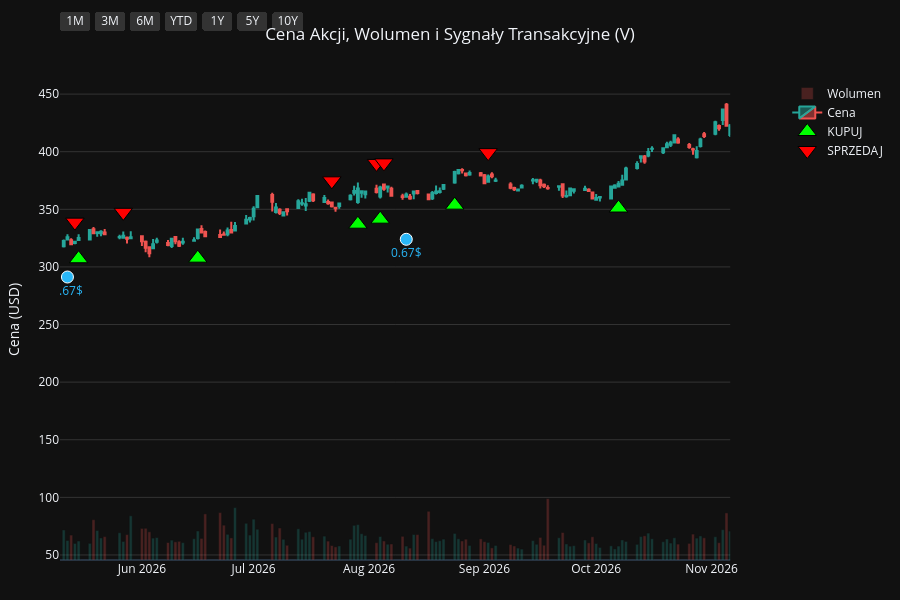
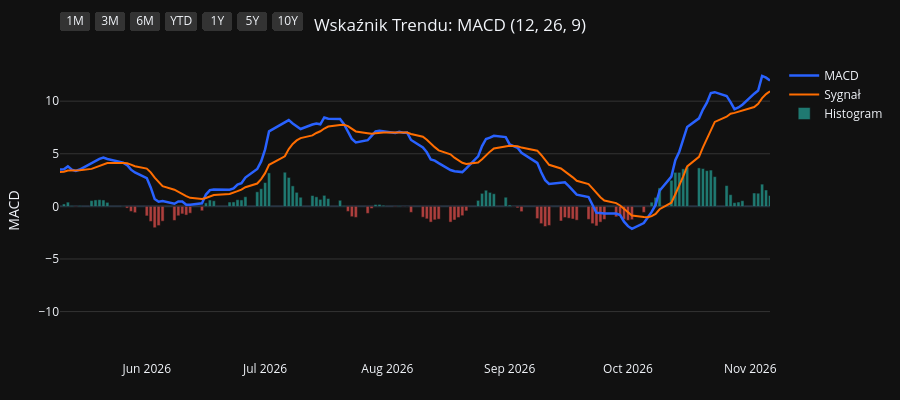
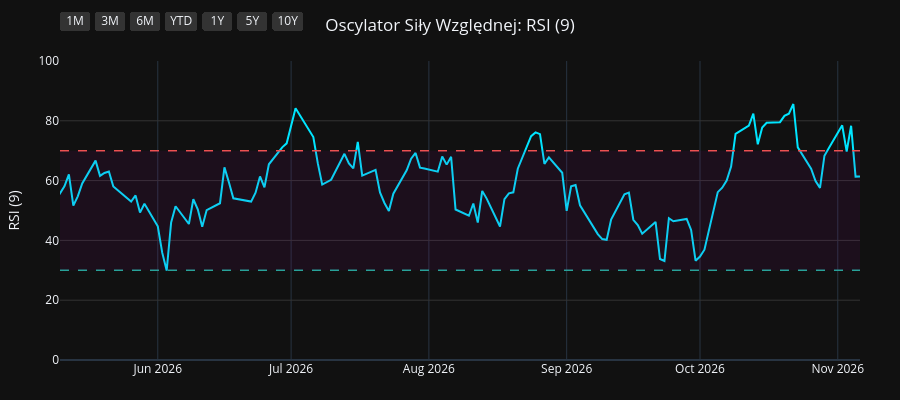
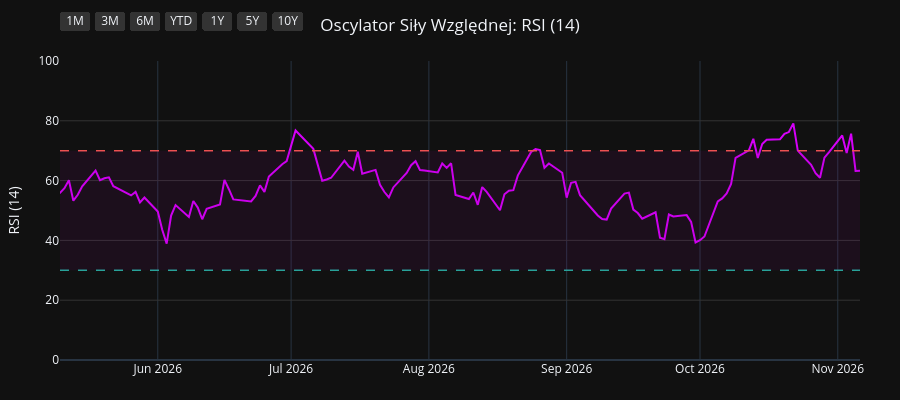

Notebook source saved alongside these figures, in order:
### Code cell
import os
import yfinance as yf
import pandas as pd
import pandas_ta as ta
import plotly.graph_objects as go
from plotly.subplots import make_subplots

# 1. Pobranie i przygotowanie danych
symbol = os.environ.get("STOCK_TICKER", "").strip().upper()
if not symbol:
    raise RuntimeError("Set STOCK_TICKER before running price_extractor.ipynb")
df = yf.Ticker(symbol).history(period="10y")
df.index = df.index.tz_localize(None)

# Wskaźniki i sygnały
df.ta.macd(fast=12, slow=26, signal=9, append=True)
df.ta.rsi(length=9, append=True)
df.ta.rsi(length=14, append=True)
df.ta.rsi(length=21, append=True)
df.dropna(inplace=True)

macd = df['MACD_12_26_9']
signal = df['MACDs_12_26_9']
wczorajszy_macd = macd.shift(1)
wczorajszy_signal = signal.shift(1)

df['Decyzja'] = 'BRAK'
df.loc[(macd > signal) & (wczorajszy_macd <= wczorajszy_signal), 'Decyzja'] = 'KUPUJ'
df.loc[(macd < signal) & (wczorajszy_macd >= wczorajszy_signal), 'Decyzja'] = 'SPRZEDAJ'

df_kupuj = df[df['Decyzja'] == 'KUPUJ']
df_sprzedaj = df[df['Decyzja'] == 'SPRZEDAJ']
df_dywidendy = df[df['Dividends'] > 0]
df_splity = df[df['Stock Splits'] > 0]

# Wspólna konfiguracja osi X
konfiguracja_osi_x = dict(
    type="date",
    showspikes=True, spikemode="across", spikesnap="cursor", spikedash="dot", spikecolor="#ffffff", spikethickness=1, hoverformat="%Y-%m-%d",
    rangeselector=dict(
        buttons=list([
            dict(count=1, label="1M", step="month", stepmode="backward"),
            dict(count=3, label="3M", step="month", stepmode="backward"),
            dict(count=6, label="6M", step="month", stepmode="backward"),
            dict(count=1, label="YTD", step="year", stepmode="todate"),
            dict(count=1, label="1Y", step="year", stepmode="backward"),
            dict(count=5, label="5Y", step="year", stepmode="backward"),
            dict(step="all", label="10Y")
        ]),
        bgcolor="#333333", activecolor="#2962ff", x=0, y=1.1
    )
)

# ==========================================
# WYKRES 1: CENA + WOLUMEN + SYGNAŁY
# ==========================================
fig1 = make_subplots(specs=[[{"secondary_y": True}]])

kolory_wolumenu = ['#26a69a' if row['Close'] >= row['Open'] else '#ef5350' for index, row in df.iterrows()]
fig1.add_trace(go.Bar(x=df.index, y=df['Volume'], marker_color=kolory_wolumenu, opacity=0.25, name='Wolumen'), secondary_y=True)
fig1.add_trace(go.Candlestick(x=df.index, open=df['Open'], high=df['High'], low=df['Low'], close=df['Close'], name='Cena', increasing_line_color='#26a69a', decreasing_line_color='#ef5350'), secondary_y=False)
fig1.add_trace(go.Scatter(x=df_kupuj.index, y=df_kupuj['Low'] * 0.95, customdata=df_kupuj[['Low', 'High']], mode='markers', marker=dict(symbol='triangle-up', size=16, color='#00ff00', line=dict(width=1, color='black')), name='KUPUJ', hovertemplate='KUPUJ<br>Najniższa: %{customdata[0]:.2f}<br>Najwyższa: %{customdata[1]:.2f}<extra></extra>'), secondary_y=False)
fig1.add_trace(go.Scatter(x=df_sprzedaj.index, y=df_sprzedaj['High'] * 1.05, customdata=df_sprzedaj[['Low', 'High']], mode='markers', marker=dict(symbol='triangle-down', size=16, color='#ff0000', line=dict(width=1, color='black')), name='SPRZEDAJ', hovertemplate='SPRZEDAJ<br>Najniższa: %{customdata[0]:.2f}<br>Najwyższa: %{customdata[1]:.2f}<extra></extra>'), secondary_y=False)

if not df_dywidendy.empty:
    fig1.add_trace(go.Scatter(x=df_dywidendy.index, y=df_dywidendy['Low'] * 0.90, mode='markers+text', marker=dict(symbol='circle', size=12, color='#29b6f6', line=dict(width=1, color='white')), text=df_dywidendy['Dividends'].apply(lambda x: f"{x}$"), textposition="bottom center", name='Dywidenda', showlegend=False, hovertemplate='Dywidenda: %{text}<extra></extra>', textfont=dict(color="#29b6f6")), secondary_y=False)
if not df_splity.empty:
                    fig1.add_trace(go.Scatter(x=df_splity.index, y=df_splity['High'], mode='markers+text', marker=dict(symbol='star', size=16, color='#ffee58', line=dict(width=1, color='black')), text=df_splity['Stock Splits'].apply(lambda x: f"{x:g}:1" if x >= 1 else f"1:{1 / x:g}"), textposition="top center", name='Split', hovertemplate='%{text}<extra></extra>', textfont=dict(color="#ffee58")), secondary_y=False)

fig1.update_layout(title=dict(text=f"Cena Akcji, Wolumen i Sygnały Transakcyjne ({symbol})", x=0.5, xanchor='center'), dragmode='pan', xaxis_rangeslider_visible=False, template='plotly_dark', height=600, hovermode='x unified', margin=dict(l=60, r=40, t=60, b=40))
fig1.update_xaxes(**konfiguracja_osi_x)
fig1.update_xaxes(range=[df.index.max() - pd.Timedelta(days=180), df.index.max()])
fig1.update_yaxes(title_text="Cena (USD)", secondary_y=False, gridcolor='#333333')
fig1.update_yaxes(range=[0, df['Volume'].max() * 4], showgrid=False, showticklabels=False, secondary_y=True)
fig1.show(config={'scrollZoom': True})

# ==========================================
# WYKRES 2: WSKAŹNIK MACD
# ==========================================
fig2 = go.Figure()
fig2.add_trace(go.Scatter(x=df.index, y=df['MACD_12_26_9'], line=dict(color='#2962ff', width=2.5), name='MACD'))
fig2.add_trace(go.Scatter(x=df.index, y=df['MACDs_12_26_9'], line=dict(color='#ff6d00', width=2), name='Sygnał'))
kolory_macd = ['#26a69a' if val >= 0 else '#ef5350' for val in df['MACDh_12_26_9']]
fig2.add_trace(go.Bar(x=df.index, y=df['MACDh_12_26_9'], marker_color=kolory_macd, name='Histogram', opacity=0.7))
fig2.update_layout(title=dict(text="Wskaźnik Trendu: MACD (12, 26, 9)", x=0.5, xanchor='center'), dragmode='pan', xaxis_rangeslider_visible=False, template='plotly_dark', height=400, hovermode='x unified', margin=dict(l=60, r=40, t=60, b=40))
fig2.update_xaxes(**konfiguracja_osi_x)
fig2.update_xaxes(range=[df.index.max() - pd.Timedelta(days=180), df.index.max()])
fig2.update_yaxes(title_text="MACD", gridcolor='#333333')
fig2.show(config={'scrollZoom': True})

# ==========================================
# WYKRES 3: OSCYLATOR RSI (9)
# ==========================================
fig3 = go.Figure()
fig3.add_trace(go.Scatter(x=df.index, y=df['RSI_9'], line=dict(color='#00e5ff', width=2), name='RSI (9)'))
fig3.add_hline(y=70, line_dash="dash", line_color="#ef5350", line_width=1.5)
fig3.add_hline(y=30, line_dash="dash", line_color="#26a69a", line_width=1.5)
fig3.add_hrect(y0=30, y1=70, line_width=0, fillcolor="purple", opacity=0.1)
fig3.update_layout(title=dict(text="Oscylator Siły Względnej: RSI (9)", x=0.5, xanchor='center'), dragmode='pan', xaxis_rangeslider_visible=False, template='plotly_dark', height=400, hovermode='x unified', margin=dict(l=60, r=40, t=60, b=40))
fig3.update_xaxes(**konfiguracja_osi_x)
fig3.update_xaxes(range=[df.index.max() - pd.Timedelta(days=180), df.index.max()])
fig3.update_yaxes(title_text="RSI (9)", range=[0, 100], gridcolor='#333333')
fig3.show(config={'scrollZoom': True})

# ==========================================
# WYKRES 4: OSCYLATOR RSI (14)
# ==========================================
fig4 = go.Figure()
fig4.add_trace(go.Scatter(x=df.index, y=df['RSI_14'], line=dict(color='#d500f9', width=2), name='RSI (14)'))
fig4.add_hline(y=70, line_dash="dash", line_color="#ef5350", line_width=1.5)
fig4.add_hline(y=30, line_dash="dash", line_color="#26a69a", line_width=1.5)
fig4.add_hrect(y0=30, y1=70, line_width=0, fillcolor="purple", opacity=0.1)
fig4.update_layout(title=dict(text="Oscylator Siły Względnej: RSI (14)", x=0.5, xanchor='center'), dragmode='pan', xaxis_rangeslider_visible=False, template='plotly_dark', height=400, hovermode='x unified', margin=dict(l=60, r=40, t=60, b=40))
fig4.update_xaxes(**konfiguracja_osi_x)
fig4.update_xaxes(range=[df.index.max() - pd.Timedelta(days=180), df.index.max()])
fig4.update_yaxes(title_text="RSI (14)", range=[0, 100], gridcolor='#333333')
fig4.show(config={'scrollZoom': True})

# ==========================================
# WYKRES 5: OSCYLATOR RSI (21)
# ==========================================
fig5 = go.Figure()
fig5.add_trace(go.Scatter(x=df.index, y=df['RSI_21'], line=dict(color='#64dd17', width=2), name='RSI (21)'))
fig5.add_hline(y=70, line_dash="dash", line_color="#ef5350", line_width=1.5)
fig5.add_hline(y=30, line_dash="dash", line_color="#26a69a", line_width=1.5)
fig5.add_hrect(y0=30, y1=70, line_width=0, fillcolor="purple", opacity=0.1)
fig5.update_layout(title=dict(text="Oscylator Siły Względnej: RSI (21)", x=0.5, xanchor='center'), dragmode='pan', xaxis_rangeslider_visible=False, template='plotly_dark', height=400, hovermode='x unified', margin=dict(l=60, r=40, t=60, b=40))
fig5.update_xaxes(**konfiguracja_osi_x)
fig5.update_xaxes(range=[df.index.max() - pd.Timedelta(days=180), df.index.max()])
fig5.update_yaxes(title_text="RSI (21)", range=[0, 100], gridcolor='#333333')
fig5.show(config={'scrollZoom': True})

### Figure 1 — Plotly figure (JSON) as saved in the notebook; plotly's stock layout.template omitted (floating-point values rounded to 4 significant figures; data arrays with more than 128 entries replaced by an {"elided": "..."} marker saying what was removed)
{"data": [{"marker": {"color": {"elided": "2478 str values"}}, "name": "Wolumen", "opacity": 0.25, "type": "bar", "x": {"elided": "2478 str values"}, "xaxis": "x", "y": {"elided": "2478 int values"}, "yaxis": "y2"}, {"close": {"elided": "2478 float values"}, "decreasing": {"line": {"color": "#ef5350"}}, "high": {"elided": "2478 float values"}, "increasing": {"line": {"color": "#26a69a"}}, "low": {"elided": "2478 float values"}, "name": "Cena", "open": {"elided": "2478 float values"}, "type": "candlestick", "x": {"elided": "2478 str values"}, "xaxis": "x", "yaxis": "y"}, {"customdata": {"elided": "107x2 float values"}, "hovertemplate": "KUPUJ<br>Najniższa: %{customdata[0]:.2f}<br>Najwyższa: %{customdata[1]:.2f}<extra></extra>", "marker": {"color": "#00ff00", "line": {"color": "black", "width": 1}, "size": 16, "symbol": "triangle-up"}, "mode": "markers", "name": "KUPUJ", "type": "scatter", "x": ["2017-02-03T00:00:00", "2017-03-01T00:00:00", "2017-04-19T00:00:00", "2017-05-15T00:00:00", "2017-05-23T00:00:00", "2017-07-12T00:00:00", "2017-08-16T00:00:00", "2017-09-11T00:00:00", "2017-10-06T00:00:00", "2017-10-25T00:00:00", "2017-11-28T00:00:00", "2017-12-12T00:00:00", "2017-12-27T00:00:00", "2018-02-23T00:00:00", "2018-03-09T00:00:00", "2018-04-11T00:00:00", "2018-06-06T00:00:00", "2018-06-18T00:00:00", "2018-07-10T00:00:00", "2018-08-24T00:00:00", "2018-09-13T00:00:00", "2018-11-01T00:00:00", "2018-11-28T00:00:00", "2019-01-02T00:00:00", "2019-02-01T00:00:00", "2019-03-12T00:00:00", "2019-04-03T00:00:00", "2019-04-29T00:00:00", "2019-05-17T00:00:00", "2019-06-06T00:00:00", "2019-07-02T00:00:00", "2019-08-20T00:00:00", "2019-08-29T00:00:00", "2019-10-07T00:00:00", "2019-10-09T00:00:00", "2019-10-25T00:00:00", "2019-12-13T00:00:00", "2020-02-14T00:00:00", "2020-03-26T00:00:00", "2020-06-05T00:00:00", "2020-07-20T00:00:00", "2020-08-10T00:00:00", "2020-10-05T00:00:00", "2020-11-05T00:00:00", "2020-12-29T00:00:00", "2021-02-04T00:00:00", "2021-04-06T00:00:00", "2021-06-04T00:00:00", "2021-06-21T00:00:00", "2021-07-02T00:00:00", "2021-09-23T00:00:00", "2021-11-16T00:00:00", "2021-12-06T00:00:00", "2022-01-28T00:00:00", "2022-03-16T00:00:00", "2022-05-20T00:00:00", "2022-06-27T00:00:00", "2022-08-16T00:00:00", "2022-09-12T00:00:00", "2022-10-05T00:00:00", "2022-11-10T00:00:00", "2022-11-30T00:00:00", "2023-01-04T00:00:00", "2023-03-21T00:00:00", "2023-05-18T00:00:00", "2023-06-16T00:00:00", "2023-08-14T00:00:00", "2023-08-25T00:00:00", "2023-10-09T00:00:00", "2023-11-01T00:00:00", "2023-12-13T00:00:00", "2024-01-10T00:00:00", "2024-02-23T00:00:00", "2024-03-19T00:00:00", "2024-04-25T00:00:00", "2024-05-07T00:00:00", "2024-06-06T00:00:00", "2024-06-20T00:00:00", "2024-07-16T00:00:00", "2024-07-31T00:00:00", "2024-08-12T00:00:00", "2024-10-16T00:00:00", "2024-10-30T00:00:00", "2024-12-26T00:00:00", "2025-01-17T00:00:00", "2025-03-25T00:00:00", "2025-04-15T00:00:00", "2025-04-22T00:00:00", "2025-06-04T00:00:00", "2025-06-06T00:00:00", "2025-06-11T00:00:00", "2025-07-03T00:00:00", "2025-07-23T00:00:00", "2025-08-14T00:00:00", "2025-10-01T00:00:00", "2025-10-23T00:00:00", "2025-11-26T00:00:00", "2026-02-03T00:00:00", "2026-02-27T00:00:00", "2026-03-26T00:00:00", "2026-03-31T00:00:00", "2026-05-15T00:00:00", "2026-06-16T00:00:00", "2026-07-29T00:00:00", "2026-08-04T00:00:00", "2026-08-24T00:00:00", "2026-10-07T00:00:00"], "xaxis": "x", "y": [75.5, 78.59, 79.64, 82.41, 83.22, 85.15, 91.54, 93.78, 94.42, 96.32, 100.6, 100.1, 100.6, 108.5, 110.0, 107.1, 119.8, 120.2, 121.3, 127.8, 132.0, 123.4, 123.1, 116.6, 121.6, 135.9, 142.2, 146.9, 147.3, 148.8, 156.4, 161.3, 162.0, 157.0, 156.9, 156.8, 164.8, 188.5, 146.7, 177.5, 175.8, 177.4, 182.8, 179.4, 194.5, 185.0, 196.4, 208.9, 210.5, 215.4, 205.2, 193.9, 181.2, 198.0, 190.0, 178.4, 186.3, 195.4, 188.8, 168.0, 184.7, 192.0, 193.5, 202.3, 214.2, 209.5, 223.1, 223.1, 215.2, 218.8, 240.7, 244.6, 264.3, 265.9, 252.2, 254.4, 256.0, 255.1, 249.7, 246.8, 242.6, 260.5, 269.8, 299.5, 297.0, 320.0, 314.6, 302.8, 344.6, 345.8, 347.5, 332.7, 330.4, 322.0, 320.7, 324.6, 314.5, 310.6, 295.2, 286.7, 280.7, 307.1, 307.6, 337.1, 341.5, 353.6, 351.1], "yaxis": "y"}, {"customdata": {"elided": "107x2 float values"}, "hovertemplate": "SPRZEDAJ<br>Najniższa: %{customdata[0]:.2f}<br>Najwyższa: %{customdata[1]:.2f}<extra></extra>", "marker": {"color": "#ff0000", "line": {"color": "black", "width": 1}, "size": 16, "symbol": "triangle-down"}, "mode": "markers", "name": "SPRZEDAJ", "type": "scatter", "x": ["2017-02-02T00:00:00", "2017-02-28T00:00:00", "2017-03-02T00:00:00", "2017-05-10T00:00:00", "2017-05-17T00:00:00", "2017-06-09T00:00:00", "2017-08-10T00:00:00", "2017-08-28T00:00:00", "2017-09-18T00:00:00", "2017-10-19T00:00:00", "2017-11-14T00:00:00", "2017-11-29T00:00:00", "2017-12-21T00:00:00", "2018-01-31T00:00:00", "2018-03-02T00:00:00", "2018-03-22T00:00:00", "2018-05-18T00:00:00", "2018-06-15T00:00:00", "2018-06-19T00:00:00", "2018-07-30T00:00:00", "2018-09-07T00:00:00", "2018-10-02T00:00:00", "2018-11-19T00:00:00", "2018-12-12T00:00:00", "2019-01-29T00:00:00", "2019-03-07T00:00:00", "2019-03-25T00:00:00", "2019-04-04T00:00:00", "2019-05-02T00:00:00", "2019-05-23T00:00:00", "2019-06-27T00:00:00", "2019-07-19T00:00:00", "2019-08-23T00:00:00", "2019-09-10T00:00:00", "2019-10-08T00:00:00", "2019-10-22T00:00:00", "2019-12-04T00:00:00", "2020-01-31T00:00:00", "2020-02-24T00:00:00", "2020-06-04T00:00:00", "2020-06-11T00:00:00", "2020-07-30T00:00:00", "2020-09-04T00:00:00", "2020-10-16T00:00:00", "2020-12-03T00:00:00", "2021-01-11T00:00:00", "2021-03-19T00:00:00", "2021-05-05T00:00:00", "2021-06-18T00:00:00", "2021-06-30T00:00:00", "2021-07-30T00:00:00", "2021-10-27T00:00:00", "2021-11-17T00:00:00", "2022-01-10T00:00:00", "2022-02-17T00:00:00", "2022-04-08T00:00:00", "2022-06-10T00:00:00", "2022-08-02T00:00:00", "2022-08-19T00:00:00", "2022-09-13T00:00:00", "2022-11-09T00:00:00", "2022-11-29T00:00:00", "2022-12-06T00:00:00", "2023-02-08T00:00:00", "2023-04-26T00:00:00", "2023-05-22T00:00:00", "2023-07-21T00:00:00", "2023-08-15T00:00:00", "2023-09-14T00:00:00", "2023-10-26T00:00:00", "2023-12-06T00:00:00", "2023-12-15T00:00:00", "2024-02-09T00:00:00", "2024-03-01T00:00:00", "2024-03-25T00:00:00", "2024-04-30T00:00:00", "2024-05-23T00:00:00", "2024-06-12T00:00:00", "2024-06-27T00:00:00", "2024-07-24T00:00:00", "2024-08-06T00:00:00", "2024-09-23T00:00:00", "2024-10-28T00:00:00", "2024-11-22T00:00:00", "2024-12-27T00:00:00", "2025-02-20T00:00:00", "2025-04-04T00:00:00", "2025-04-21T00:00:00", "2025-05-23T00:00:00", "2025-06-05T00:00:00", "2025-06-09T00:00:00", "2025-06-13T00:00:00", "2025-07-14T00:00:00", "2025-07-31T00:00:00", "2025-09-08T00:00:00", "2025-10-16T00:00:00", "2025-10-29T00:00:00", "2026-01-09T00:00:00", "2026-02-13T00:00:00", "2026-03-11T00:00:00", "2026-03-27T00:00:00", "2026-05-14T00:00:00", "2026-05-27T00:00:00", "2026-07-22T00:00:00", "2026-08-03T00:00:00", "2026-08-05T00:00:00", "2026-09-02T00:00:00"], "xaxis": "x", "y": [81.09, 86.82, 87.56, 90.78, 91.29, 94.72, 99.28, 102.3, 104.0, 106.2, 110.4, 112.2, 111.7, 122.9, 119.7, 121.4, 129.1, 134.5, 134.0, 139.1, 143.3, 149.7, 139.7, 140.0, 135.9, 147.2, 153.4, 158.0, 162.4, 163.8, 171.9, 181.3, 180.3, 179.5, 174.4, 177.6, 182.7, 204.1, 204.1, 197.2, 197.1, 197.3, 211.6, 203.7, 212.5, 216.3, 222.0, 235.8, 234.4, 238.7, 250.8, 227.2, 210.0, 216.9, 232.1, 222.6, 206.7, 212.3, 219.1, 207.2, 205.4, 214.4, 216.5, 236.6, 238.0, 239.6, 246.2, 249.1, 252.0, 241.8, 264.2, 265.7, 285.6, 293.6, 292.1, 280.4, 286.4, 286.6, 279.3, 265.5, 268.9, 298.8, 294.4, 322.9, 333.2, 369.7, 347.4, 341.7, 370.2, 385.8, 384.5, 377.5, 366.0, 366.9, 358.7, 360.1, 365.6, 370.2, 341.5, 329.5, 318.6, 338.9, 347.4, 374.7, 389.8, 390.3, 399.2], "yaxis": "y"}, {"hovertemplate": "Dywidenda: %{text}<extra></extra>", "marker": {"color": "#29b6f6", "line": {"color": "white", "width": 1}, "size": 12, "symbol": "circle"}, "mode": "markers+text", "name": "Dywidenda", "showlegend": false, "text": ["0.165$", "0.165$", "0.165$", "0.195$", "0.21$", "0.21$", "0.21$", "0.25$", "0.25$", "0.25$", "0.25$", "0.3$", "0.3$", "0.3$", "0.3$", "0.32$", "0.32$", "0.32$", "0.32$", "0.375$", "0.375$", "0.375$", "0.375$", "0.45$", "0.45$", "0.45$", "0.45$", "0.52$", "0.52$", "0.52$", "0.52$", "0.59$", "0.59$", "0.59$", "0.59$", "0.67$", "0.67$", "0.67$", "0.67$"], "textfont": {"color": "#29b6f6"}, "textposition": "bottom center", "type": "scatter", "x": ["2017-02-15T00:00:00", "2017-05-17T00:00:00", "2017-08-16T00:00:00", "2017-11-16T00:00:00", "2018-02-15T00:00:00", "2018-05-17T00:00:00", "2018-08-16T00:00:00", "2018-11-15T00:00:00", "2019-02-14T00:00:00", "2019-05-16T00:00:00", "2019-08-15T00:00:00", "2019-11-14T00:00:00", "2020-02-13T00:00:00", "2020-05-13T00:00:00", "2020-08-13T00:00:00", "2020-11-12T00:00:00", "2021-02-11T00:00:00", "2021-05-13T00:00:00", "2021-08-12T00:00:00", "2021-11-10T00:00:00", "2022-02-10T00:00:00", "2022-05-12T00:00:00", "2022-08-11T00:00:00", "2022-11-09T00:00:00", "2023-02-09T00:00:00", "2023-05-11T00:00:00", "2023-08-10T00:00:00", "2023-11-08T00:00:00", "2024-02-08T00:00:00", "2024-05-16T00:00:00", "2024-08-09T00:00:00", "2024-11-12T00:00:00", "2025-02-11T00:00:00", "2025-05-13T00:00:00", "2025-08-12T00:00:00", "2025-11-12T00:00:00", "2026-02-10T00:00:00", "2026-05-12T00:00:00", "2026-08-11T00:00:00"], "xaxis": "x", "y": [73.0, 77.36, 86.72, 93.58, 101.7, 110.1, 119.4, 117.5, 121.5, 139.2, 148.5, 152.7, 176.9, 150.6, 169.7, 178.7, 179.0, 191.1, 200.2, 185.2, 195.5, 165.5, 183.8, 169.1, 200.8, 200.4, 211.2, 214.0, 243.1, 247.1, 229.6, 273.7, 308.1, 316.0, 298.9, 301.8, 291.0, 291.2, 324.0], "yaxis": "y"}], "layout": {"dragmode": "pan", "height": 600, "hovermode": "x unified", "margin": {"b": 40, "l": 60, "r": 40, "t": 60}, "title": {"text": "Cena Akcji, Wolumen i Sygnały Transakcyjne (V)", "x": 0.5, "xanchor": "center"}, "xaxis": {"anchor": "y", "domain": [0.0, 0.94], "hoverformat": "%Y-%m-%d", "range": ["2026-05-10T00:00:00", "2026-11-06T00:00:00"], "rangeselector": {"activecolor": "#2962ff", "bgcolor": "#333333", "buttons": [{"count": 1, "label": "1M", "step": "month", "stepmode": "backward"}, {"count": 3, "label": "3M", "step": "month", "stepmode": "backward"}, {"count": 6, "label": "6M", "step": "month", "stepmode": "backward"}, {"count": 1, "label": "YTD", "step": "year", "stepmode": "todate"}, {"count": 1, "label": "1Y", "step": "year", "stepmode": "backward"}, {"count": 5, "label": "5Y", "step": "year", "stepmode": "backward"}, {"label": "10Y", "step": "all"}], "x": 0, "y": 1.1}, "rangeslider": {"visible": false}, "showspikes": true, "spikecolor": "#ffffff", "spikedash": "dot", "spikemode": "across", "spikesnap": "cursor", "spikethickness": 1, "type": "date"}, "yaxis": {"anchor": "x", "domain": [0.0, 1.0], "gridcolor": "#333333", "title": {"text": "Cena (USD)"}}, "yaxis2": {"anchor": "x", "overlaying": "y", "range": [0, 153518400], "showgrid": false, "showticklabels": false, "side": "right"}}}

### Figure 2 — Plotly figure (JSON) as saved in the notebook; plotly's stock layout.template omitted (floating-point values rounded to 4 significant figures; data arrays with more than 128 entries replaced by an {"elided": "..."} marker saying what was removed)
{"data": [{"line": {"color": "#2962ff", "width": 2.5}, "name": "MACD", "type": "scatter", "x": {"elided": "2478 str values"}, "y": {"elided": "2478 float values"}}, {"line": {"color": "#ff6d00", "width": 2}, "name": "Sygnał", "type": "scatter", "x": {"elided": "2478 str values"}, "y": {"elided": "2478 float values"}}, {"marker": {"color": {"elided": "2478 str values"}}, "name": "Histogram", "opacity": 0.7, "type": "bar", "x": {"elided": "2478 str values"}, "y": {"elided": "2478 float values"}}], "layout": {"dragmode": "pan", "height": 400, "hovermode": "x unified", "margin": {"b": 40, "l": 60, "r": 40, "t": 60}, "title": {"text": "Wskaźnik Trendu: MACD (12, 26, 9)", "x": 0.5, "xanchor": "center"}, "xaxis": {"hoverformat": "%Y-%m-%d", "range": ["2026-05-10T00:00:00", "2026-11-06T00:00:00"], "rangeselector": {"activecolor": "#2962ff", "bgcolor": "#333333", "buttons": [{"count": 1, "label": "1M", "step": "month", "stepmode": "backward"}, {"count": 3, "label": "3M", "step": "month", "stepmode": "backward"}, {"count": 6, "label": "6M", "step": "month", "stepmode": "backward"}, {"count": 1, "label": "YTD", "step": "year", "stepmode": "todate"}, {"count": 1, "label": "1Y", "step": "year", "stepmode": "backward"}, {"count": 5, "label": "5Y", "step": "year", "stepmode": "backward"}, {"label": "10Y", "step": "all"}], "x": 0, "y": 1.1}, "rangeslider": {"visible": false}, "showspikes": true, "spikecolor": "#ffffff", "spikedash": "dot", "spikemode": "across", "spikesnap": "cursor", "spikethickness": 1, "type": "date"}, "yaxis": {"gridcolor": "#333333", "title": {"text": "MACD"}}}}

### Figure 3 — Plotly figure (JSON) as saved in the notebook; plotly's stock layout.template omitted (floating-point values rounded to 4 significant figures; data arrays with more than 128 entries replaced by an {"elided": "..."} marker saying what was removed)
{"data": [{"line": {"color": "#00e5ff", "width": 2}, "name": "RSI (9)", "type": "scatter", "x": {"elided": "2478 str values"}, "y": {"elided": "2478 float values"}}], "layout": {"dragmode": "pan", "height": 400, "hovermode": "x unified", "margin": {"b": 40, "l": 60, "r": 40, "t": 60}, "shapes": [{"line": {"color": "#ef5350", "dash": "dash", "width": 1.5}, "type": "line", "x0": 0, "x1": 1, "xref": "x domain", "y0": 70, "y1": 70, "yref": "y"}, {"line": {"color": "#26a69a", "dash": "dash", "width": 1.5}, "type": "line", "x0": 0, "x1": 1, "xref": "x domain", "y0": 30, "y1": 30, "yref": "y"}, {"fillcolor": "purple", "line": {"width": 0}, "opacity": 0.1, "type": "rect", "x0": 0, "x1": 1, "xref": "x domain", "y0": 30, "y1": 70, "yref": "y"}], "title": {"text": "Oscylator Siły Względnej: RSI (9)", "x": 0.5, "xanchor": "center"}, "xaxis": {"hoverformat": "%Y-%m-%d", "range": ["2026-05-10T00:00:00", "2026-11-06T00:00:00"], "rangeselector": {"activecolor": "#2962ff", "bgcolor": "#333333", "buttons": [{"count": 1, "label": "1M", "step": "month", "stepmode": "backward"}, {"count": 3, "label": "3M", "step": "month", "stepmode": "backward"}, {"count": 6, "label": "6M", "step": "month", "stepmode": "backward"}, {"count": 1, "label": "YTD", "step": "year", "stepmode": "todate"}, {"count": 1, "label": "1Y", "step": "year", "stepmode": "backward"}, {"count": 5, "label": "5Y", "step": "year", "stepmode": "backward"}, {"label": "10Y", "step": "all"}], "x": 0, "y": 1.1}, "rangeslider": {"visible": false}, "showspikes": true, "spikecolor": "#ffffff", "spikedash": "dot", "spikemode": "across", "spikesnap": "cursor", "spikethickness": 1, "type": "date"}, "yaxis": {"gridcolor": "#333333", "range": [0, 100], "title": {"text": "RSI (9)"}}}}

### Figure 4 — Plotly figure (JSON) as saved in the notebook; plotly's stock layout.template omitted (floating-point values rounded to 4 significant figures; data arrays with more than 128 entries replaced by an {"elided": "..."} marker saying what was removed)
{"data": [{"line": {"color": "#d500f9", "width": 2}, "name": "RSI (14)", "type": "scatter", "x": {"elided": "2478 str values"}, "y": {"elided": "2478 float values"}}], "layout": {"dragmode": "pan", "height": 400, "hovermode": "x unified", "margin": {"b": 40, "l": 60, "r": 40, "t": 60}, "shapes": [{"line": {"color": "#ef5350", "dash": "dash", "width": 1.5}, "type": "line", "x0": 0, "x1": 1, "xref": "x domain", "y0": 70, "y1": 70, "yref": "y"}, {"line": {"color": "#26a69a", "dash": "dash", "width": 1.5}, "type": "line", "x0": 0, "x1": 1, "xref": "x domain", "y0": 30, "y1": 30, "yref": "y"}, {"fillcolor": "purple", "line": {"width": 0}, "opacity": 0.1, "type": "rect", "x0": 0, "x1": 1, "xref": "x domain", "y0": 30, "y1": 70, "yref": "y"}], "title": {"text": "Oscylator Siły Względnej: RSI (14)", "x": 0.5, "xanchor": "center"}, "xaxis": {"hoverformat": "%Y-%m-%d", "range": ["2026-05-10T00:00:00", "2026-11-06T00:00:00"], "rangeselector": {"activecolor": "#2962ff", "bgcolor": "#333333", "buttons": [{"count": 1, "label": "1M", "step": "month", "stepmode": "backward"}, {"count": 3, "label": "3M", "step": "month", "stepmode": "backward"}, {"count": 6, "label": "6M", "step": "month", "stepmode": "backward"}, {"count": 1, "label": "YTD", "step": "year", "stepmode": "todate"}, {"count": 1, "label": "1Y", "step": "year", "stepmode": "backward"}, {"count": 5, "label": "5Y", "step": "year", "stepmode": "backward"}, {"label": "10Y", "step": "all"}], "x": 0, "y": 1.1}, "rangeslider": {"visible": false}, "showspikes": true, "spikecolor": "#ffffff", "spikedash": "dot", "spikemode": "across", "spikesnap": "cursor", "spikethickness": 1, "type": "date"}, "yaxis": {"gridcolor": "#333333", "range": [0, 100], "title": {"text": "RSI (14)"}}}}
